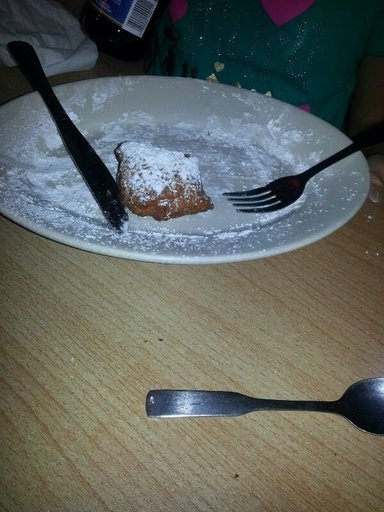
#> input picture week 1/huggingface/data/01_beignets_raw.jpg, 384 x 512 px
$ python -i image_preprocessing.py   (imports and definitions only)
#> lines starting #> are read from the running program, lines starting #| are printed output that depends on the picture; after the words box and inside, x2 and y2 are one past the last pixel; in counts of white or black regions, pixels touching at a corner belong together
#> further down, picture is the input picture: shape (512, 384, 3); mean B, G, R 95.1, 100.2, 95.6
import subprocess
import sys
import os
import cv2
import numpy as np
from datasets import load_dataset

# [1 line not run here, left out]

# ============================================================
#  1. 데이터 로드
# ============================================================
# [1 line that did not run here, left out]
# [1 line that did not run here, left out]

# ============================================================
#  2. 전처리 함수
# ============================================================

def resize_224(image):
    """이미지를 224×224로 크기 조정"""
    return cv2.resize(image, (224, 224))

# [4 lines left out: function to_grayscale_and_normalize, not called in this run]

def remove_noise(image):
    """GaussianBlur로 노이즈 제거"""
    return cv2.GaussianBlur(image, (5, 5), 0)

def horizontal_flip(image):
    """좌우 반전"""
    return cv2.flip(image, 1)

# [10 lines left out: functions rotate_15, brightness_change, not called in this run]

# ============================================================
#  3. 이상치 탐지 (Outlier Detection)
# ============================================================

def is_too_dark(image, threshold=30):
    """평균 밝기가 threshold 미만이면 True"""
#> called with threshold = 30
    gray = cv2.cvtColor(image, cv2.COLOR_BGR2GRAY)
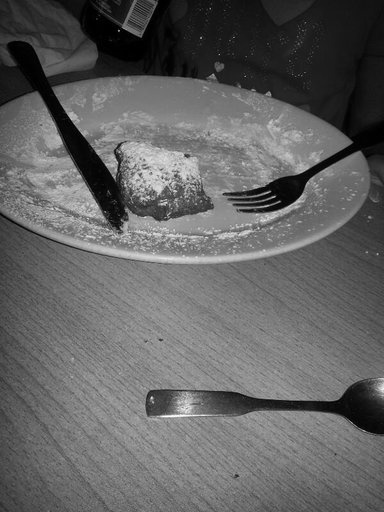
#> gray: shape (512, 384); min 0, max 254, mean 98.2
    return np.mean(gray) < threshold

def is_object_too_small(image, min_area_ratio=0.1):
    """가장 큰 객체가 전체 면적의 min_area_ratio 미만이면 True"""
#> called with min_area_ratio = 0.1
    gray = cv2.cvtColor(image, cv2.COLOR_BGR2GRAY)
    _, binary = cv2.threshold(gray, 0, 255, cv2.THRESH_BINARY + cv2.THRESH_OTSU)
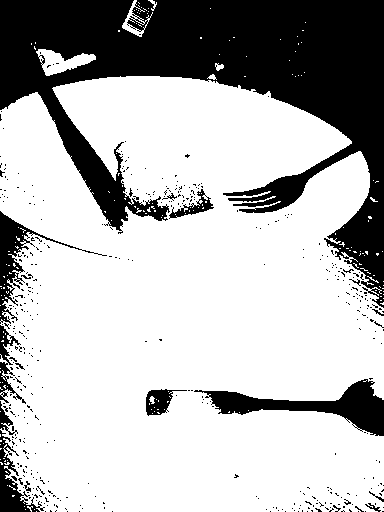
#> binary: shape (512, 384); 71.8% white; 445 black regions (430 under 20 px)
    contours, _ = cv2.findContours(binary, cv2.RETR_EXTERNAL, cv2.CHAIN_APPROX_SIMPLE)
#> contours = 158 contours, 153 with area under 20; largest, box (x1, y1, x2, y2) and area: (0, 76, 384, 512) 140008, (36, 49, 96, 76) 769, (122, 0, 153, 37) 382, (215, 63, 224, 71) 34, (207, 74, 217, 80) 21
    if not contours:
        return True
    h, w = image.shape[:2]
#> h = 512; w = 384
    max_area = max(cv2.contourArea(c) for c in contours)
#> max_area = 140007.5
    return max_area < (h * w * min_area_ratio)

def check_outlier(image):
    """이미지가 이상치면 이유를 반환, 아니면 None"""
    if is_too_dark(image):
        return "너무 어두움"
    if is_object_too_small(image):
        return "객체가 너무 작음"
    return None

# ============================================================
#  4. 전체 전처리 파이프라인
# ============================================================

# [24 lines left out: function full_pipeline, not called in this run]

# ============================================================
#  5. 메인 실행
# ============================================================
# [43 lines not run here, left out]

>>> import cv2
>>> picture = cv2.imread('data/01_beignets_raw.jpg')
>>> result = check_outlier(picture)

$ run again, on week 1/huggingface/data/02_beignets_raw.jpg
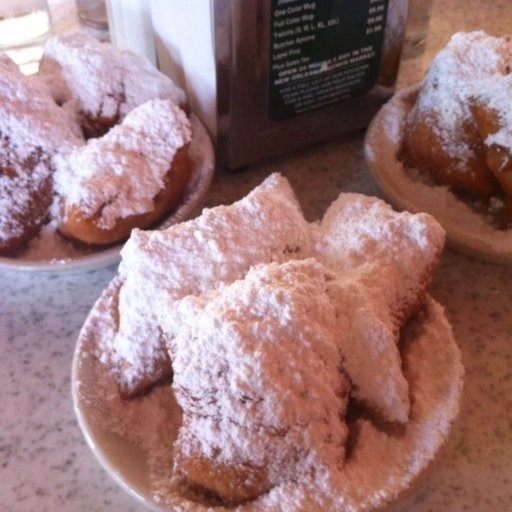
#> input picture week 1/huggingface/data/02_beignets_raw.jpg, 512 x 512 px
#> picture is the input picture: shape (512, 512, 3); mean B, G, R 119.7, 118.7, 153.5
#> in is_too_dark, `gray = cv2.cvtColor(image, cv2.COLOR_BGR2GRAY)`:
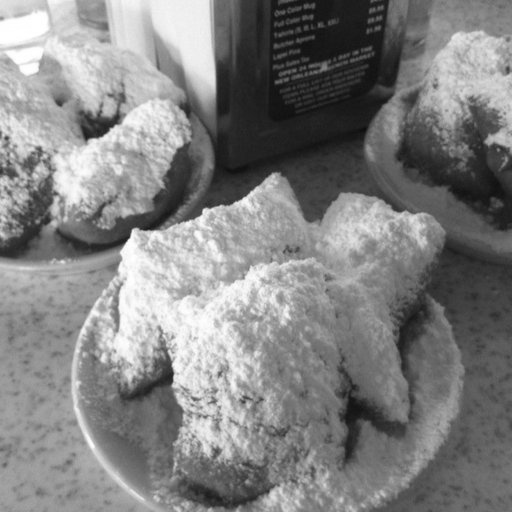
#> gray: shape (512, 512); min 12, max 255, mean 129.3
#> in is_object_too_small, `_, binary = cv2.threshold(gray, 0, 255, cv2.THRESH_BINARY + cv2.THRESH..`:
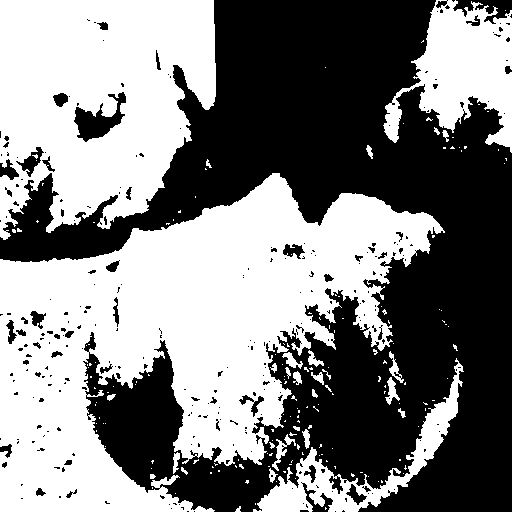
#> binary: shape (512, 512); 50.7% white; 282 black regions (235 under 20 px)
#> contours = 170 contours, 149 with area under 20; largest, box (x1, y1, x2, y2) and area: (0, 173, 445, 512) 77226, (0, 0, 216, 240) 39710, (383, 0, 512, 153) 9970, (253, 358, 464, 512) 5714, (272, 434, 296, 471) 170
#> max_area = 77226

$ run again, on week 1/huggingface/data/04_beignets_raw.jpg
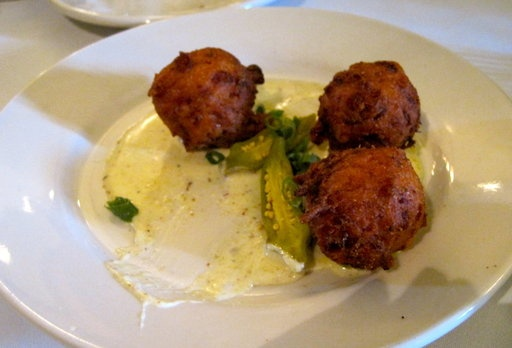
#> input picture week 1/huggingface/data/04_beignets_raw.jpg, 512 x 348 px
#> picture is the input picture: shape (348, 512, 3); mean B, G, R 120.9, 151.4, 174
#> in is_too_dark, `gray = cv2.cvtColor(image, cv2.COLOR_BGR2GRAY)`:
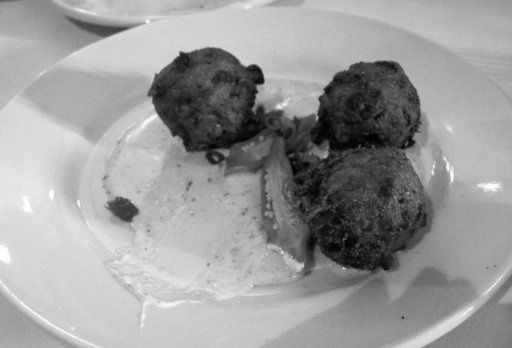
#> gray: shape (348, 512); min 0, max 255, mean 154.7
#> in is_object_too_small, `_, binary = cv2.threshold(gray, 0, 255, cv2.THRESH_BINARY + cv2.THRESH..`:
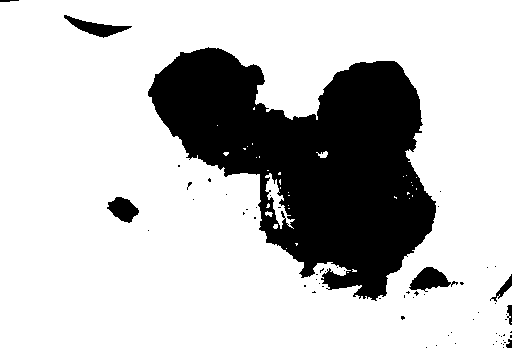
#> binary: shape (348, 512); 76.6% white; 65 black regions (57 under 20 px)
#> contours = 2 contours, 1 with area under 20; largest, box (x1, y1, x2, y2) and area: (0, 0, 512, 348) 176984
#> max_area = 176984.5
